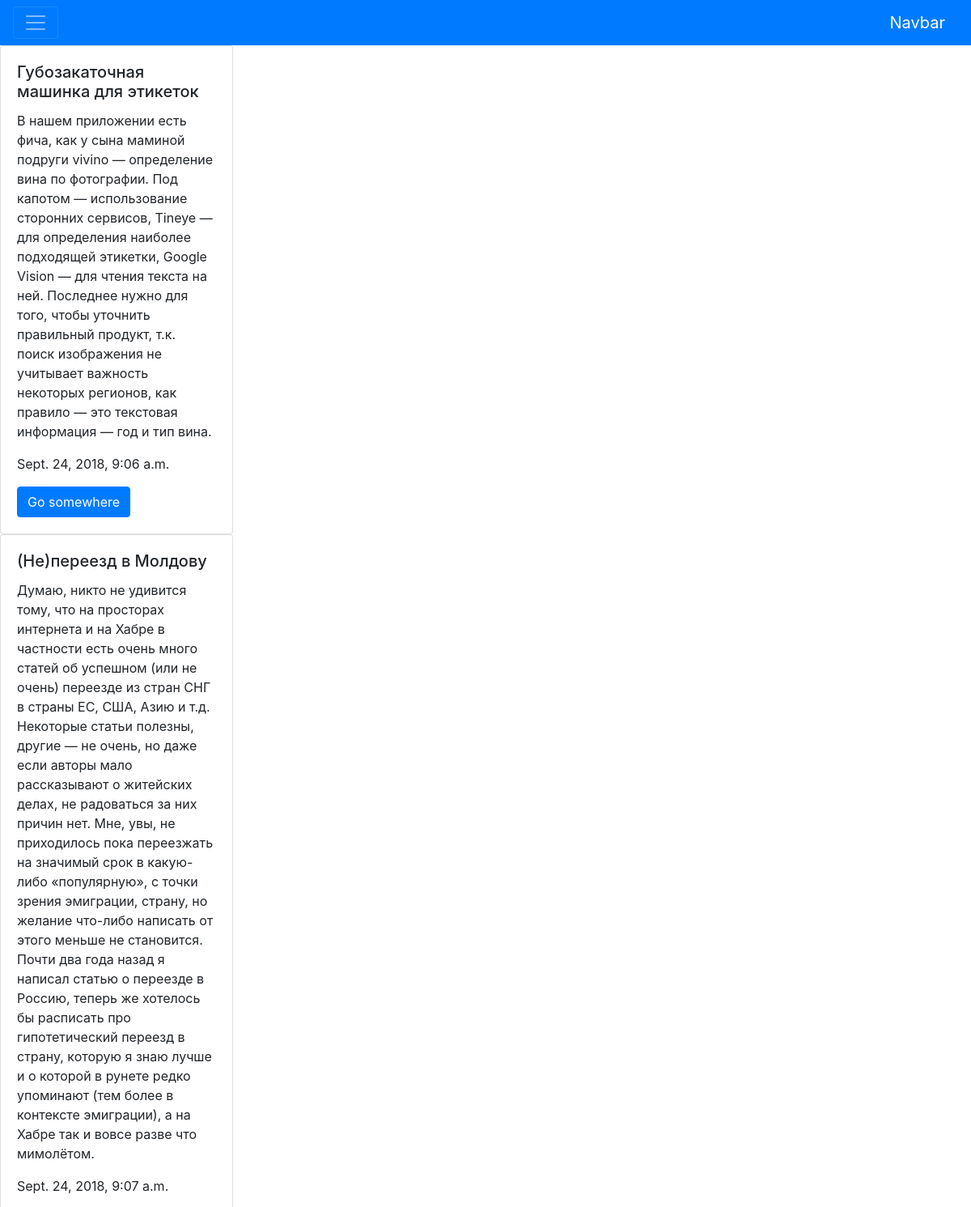
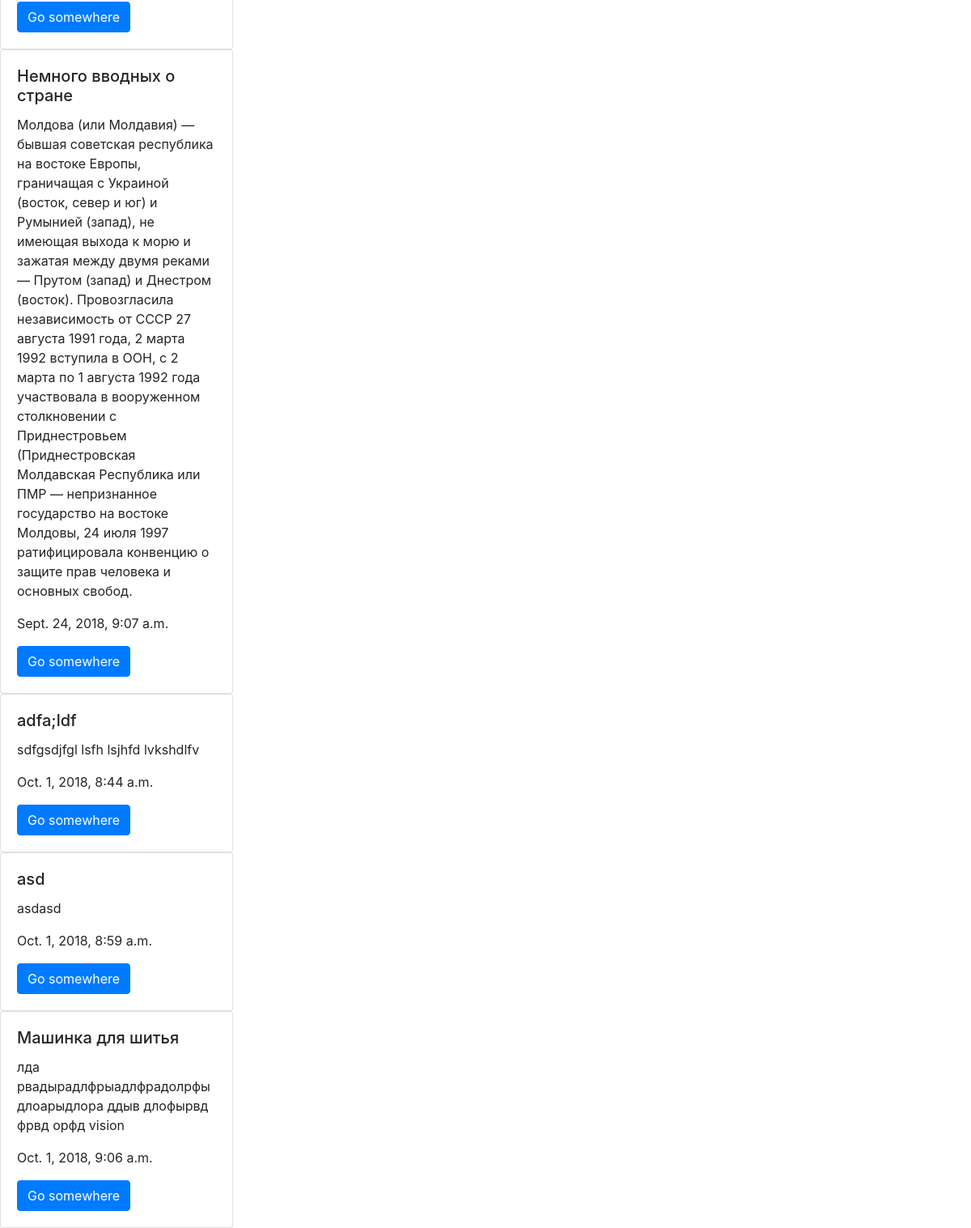
The page / on the database its author committed (2 pictures, top to bottom).
### blog/models.py (models this page shows, shortened)
class Post(models.Model):
    title = models.CharField(max_length=150)
    body = models.TextField()
    pub_date = models.DateTimeField(auto_now_add=True)
    status = models.BooleanField(default=False)

### blog/views.py (the view)
# urls.py: path('', post_list)
def post_list(request):
    posts = Post.objects.all()
    return render(request, 'blog/index.html', context={'posts': posts})

### blog/templates/blog/index.html (shortened to what this page needs)
<!DOCTYPE html>
<html lang="en">
<head>
    <link rel="stylesheet" href="https://stackpath.bootstrapcdn.com/bootstrap/4.1.3/css/bootstrap.min.css">
</head>
<body>
<nav class="navbar navbar-dark bg-primary">
  <button class="navbar-toggler" type="button" data-toggle="collapse" data-target="#navbarTogglerDemo03" aria-controls="navbarTogglerDemo03" aria-expanded="false" aria-label="Toggle navigation">
    <span class="navbar-toggler-icon"></span>
  </button>
  <a class="navbar-brand" href="#">Navbar</a>
</nav>
{% for post in posts %}
    <div class="card" style="width: 18rem;">
  <div class="card-body">
    <h5 class="card-title">{{ post.title }}</h5>
    <p class="card-text">{{ post.body }}</p>
      <p class="card-text">{{ post.pub_date }}</p>
    <a href="#" class="btn btn-primary">Go somewhere</a>
  </div>
</div>
{% endfor %}
</body>
</html>

### rows shown on the page
Post: title "Губозакаточная машинка для этикеток", body "В нашем приложении есть фича, как у сына маминой подруги vivino — определение вина по фотографии. Под капотом — использование сторонних сервисов, Tineye — для определения наиболее подходящей этикетки, Google Vision — для чтения текста на ней. Последнее нужно для того, чтобы уточнить правильный продукт, т.к. поиск изображения не учитывает важность некоторых регионов, как правило — это текстовая информация — год и тип вина.", pub_date "Sept. 24, 2018, 9:06 a.m."
Post: title "(Не)переезд в Молдову", body "Думаю, никто не удивится тому, что на просторах интернета и на Хабре в частности есть очень много статей об успешном (или не очень) переезде из стран СНГ в страны ЕС, США, Азию и т.д. Некоторые статьи полезны, другие — не очень, но даже если авторы мало рассказывают о житейских делах, не радоваться за них причин нет. Мне, увы, не приходилось пока переезжать на значимый срок в какую-либо «популярную», с точки зрения эмиграции, страну, но желание что-либо написать от этого меньше не становится. Почти два года назад я написал статью о переезде в Россию, теперь же хотелось бы расписать про гипотетический переезд в страну, которую я знаю лучше и о которой в рунете редко упоминают (тем более в…", pub_date "Sept. 24, 2018, 9:07 a.m."
Post: title "Немного вводных о стране", body "Молдова (или Молдавия) — бывшая советская республика на востоке Европы, граничащая с Украиной (восток, север и юг) и Румынией (запад), не имеющая выхода к морю и зажатая между двумя реками — Прутом (запад) и Днестром (восток). Провозгласила независимость от СССР 27 августа 1991 года, 2 марта 1992 вступила в ООН, с 2 марта по 1 августа 1992 года участвовала в вооруженном столкновении с Приднестровьем (Приднестровская Молдавская Республика или ПМР — непризнанное государство на востоке Молдовы, 24 июля 1997 ратифицировала конвенцию о защите прав человека и основных свобод.", pub_date "Sept. 24, 2018, 9:07 a.m."
Post: title "adfa;ldf", body "sdfgsdjfgl lsfh lsjhfd lvkshdlfv", pub_date "Oct. 1, 2018, 8:44 a.m."
Post: title "asd", body "asdasd", pub_date "Oct. 1, 2018, 8:59 a.m."
Post: title "Машинка для шитья", body "лда рвадырадлфрыадлфрадолрфыдлоарыдлора ддыв длофырвд фрвд орфд vision", pub_date "Oct. 1, 2018, 9:06 a.m."
